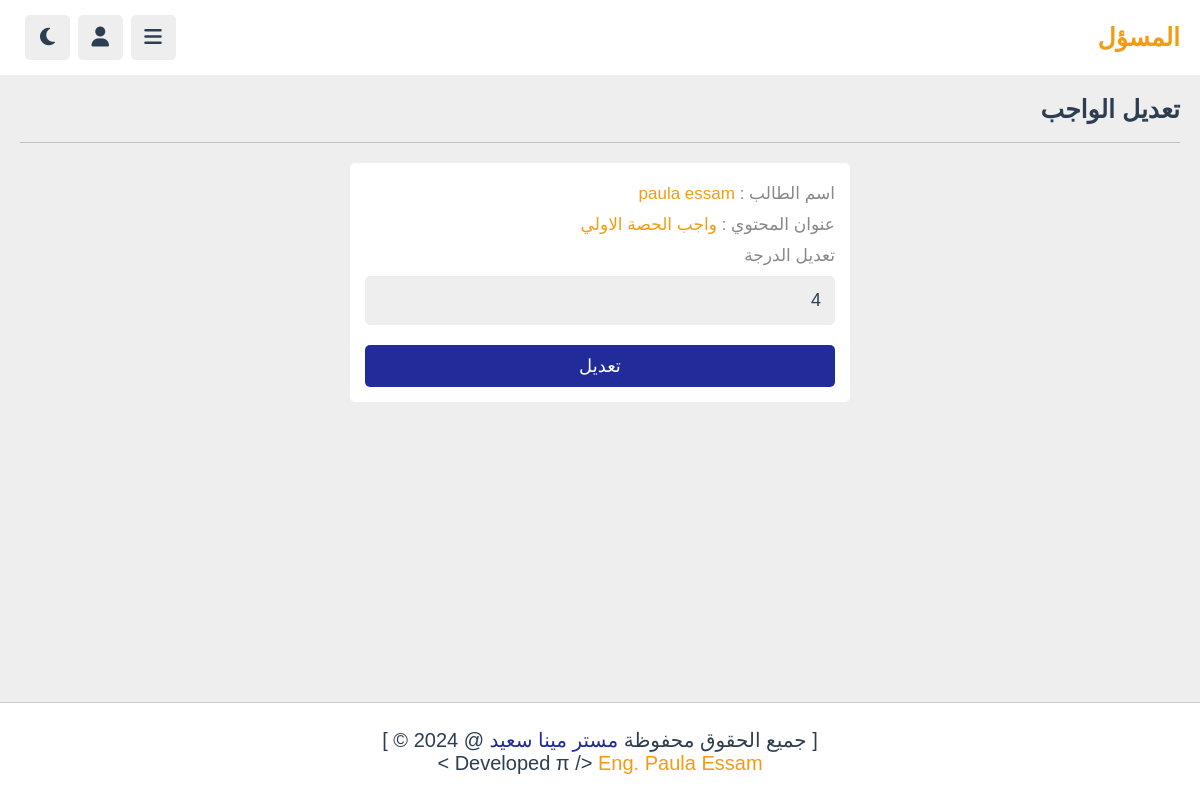
The app's page /admin/edit_homework.php?get_id=34&s_id=wr919COUOQWP5iv4zjJ9 (signed in) with its own data.
### tables this page shows
CREATE TABLE `users` (
  `id` varchar(20) NOT NULL,
  `name` varchar(50) NOT NULL,
  `email` varchar(50) NOT NULL,
  `number` varchar(100) NOT NULL,
  `parent_num` varchar(100) NOT NULL,
  `gender` varchar(8) NOT NULL,
  `governorate` varchar(255) NOT NULL,
  `register` varchar(255) NOT NULL,
  `points` int(11) DEFAULT 0,
  `password` varchar(50) NOT NULL,
  `image` varchar(100) DEFAULT NULL,
  `year` tinyint(4) NOT NULL,
  `session_id` varchar(255) DEFAULT NULL,
  `is_logged_in` tinyint(1) NOT NULL,
  `last_login` varchar(255) DEFAULT NULL,
  `status` tinyint(1) NOT NULL
);

CREATE TABLE `content` (
  `id` varchar(20) NOT NULL,
  `tutor_id` varchar(20) NOT NULL,
  `playlist_id` varchar(20) NOT NULL,
  `title` varchar(100) NOT NULL,
  `description` varchar(1000) DEFAULT NULL,
  `video` varchar(255) DEFAULT NULL,
  `audio` varchar(255) DEFAULT NULL,
  `thumb` varchar(255) NOT NULL,
  `pdf` varchar(255) DEFAULT NULL,
  `date` date NOT NULL DEFAULT current_timestamp(),
  `status` varchar(20) NOT NULL DEFAULT 'deactive'
);

CREATE TABLE `homework` (
  `id` int(11) NOT NULL,
  `content_id` varchar(20) NOT NULL,
  `user_id` varchar(20) NOT NULL,
  `homework` varchar(255) DEFAULT NULL,
  `degree` int(11) NOT NULL,
  `date` date NOT NULL DEFAULT current_timestamp()
);

### admin/edit_homework.php (the view, shortened to what this page needs)
<?php
include '../components/connect.php';
    if (isset($_GET['get_id'])) {
        $get_id = $_GET['get_id'];
    }
    else{
        $get_id = '';
        header("Location: homework.php");
    }
    if (isset($_GET['s_id'])) {
        $s_id = $_GET['s_id'];
    }
    else{
        $s_id = '';
        header("Location: homework.php");
    }
    $select_user = $conn->prepare("SELECT * FROM `users` WHERE id=?");
    $select_user->execute([$s_id]);
    $fetch_user = $select_user->fetch(PDO::FETCH_ASSOC);
    $select_homework = $conn->prepare("SELECT * FROM `homework` WHERE id=?");
    $select_homework->execute([$get_id]);
    $fetch_homework = $select_homework->fetch(PDO::FETCH_ASSOC);
    $select_content = $conn->prepare("SELECT * FROM `content` WHERE id=?");
    $select_content->execute([$fetch_homework['content_id']]);
    $fetch_content = $select_content->fetch(PDO::FETCH_ASSOC);
?>
<!DOCTYPE html>
<html lang="en">
<head>
    <link rel="stylesheet" href="https://cdnjs.cloudflare.com/ajax/libs/font-awesome/6.2.0/css/all.min.css">
    <link rel="stylesheet" href="../css/admin_style.css">
</head>
<body>
<?php
    include '../components/admin_header.php';
?>
<section class="crud-form">
    <h1 class="heading">تعديل الواجب</h1>
    <form action="" method="post" enctype="multipart/form-data">
        <p>اسم الطالب : <span style="color:var(--orange)"><?=$fetch_user['name'];?></span></p>
        <p>عنوان المحتوي : <span style="color:var(--orange)"><?=$fetch_content['title'];?></span></p>
            <p>تعديل الدرجة </p>
            <input type="number" name="degree" value="<?=$fetch_homework['degree'];?>" class="box" min="0" >
            <input type="submit" name="update"  value="تعديل" class="btn">
    </form>
</section>
<?php
include '../components/footer.php';
?>
</body>
</html>

### css/admin_style.css (style rules this page uses)
:root { --main-color:#212b9a; --red: #e74c3c; --orange: #f39c12; --white:#fff; --black:#2c3e50; --light-color:#888; --light-bg:#eee; --border: .1rem solid rgba(0,0,0,.2); }
* { font-family: 'Nunito', sans-serif; margin: 0; padding: 0; box-sizing: border-box; outline: none; border: none; text-decoration: none; }
html { font-size: 62.5%; overflow-x: hidden; }
body { direction: rtl; background-color: var(--light-bg); padding-bottom: 9rem; padding-right: 30rem; }
section { padding: 2rem; max-width: 1200px; margin: 0 auto; }
.heading { padding-bottom: 1.8rem; border-bottom: var(--border); font-size: 2.5rem; color: var(--black); text-transform: capitalize; margin-bottom: 2rem; }
.btn, .option-btn, .delete-btn, .inline-btn, .inline-option-btn, .inline-delete-btn { border-radius: .5rem; padding: 1rem 3rem ; font-size: 1.8rem; color:#fff; margin-top: 1rem; text-transform: capitalize; cursor: pointer; text-align: center; }
.btn, .option-btn, .delete-btn { display: block; width: 100%; }
.btn, .inline-btn { background-color: var(--main-color); }
.crud-form form { background-color: var(--white); border-radius: .5rem; padding: 1.5rem; padding-top: 1rem; max-width: 50rem; margin:0 auto; }
.crud-form form p { padding-top:1rem ; font-size: 1.7rem ; color: var(--light-color); }
.crud-form form p span { color: var(--red); }
.crud-form form .box { width: 100%; border-radius: .5rem; margin: 1rem 0; font-size: 1.8rem; color: var(--black); padding: 1.4rem; background-color: var(--light-bg); }
@media (max-width: 1200px) { body { padding-right: 0; } }

### records on screen
users: name "paula essam"
content: title "واجب الحصة الاولي"
homework: degree "4"
